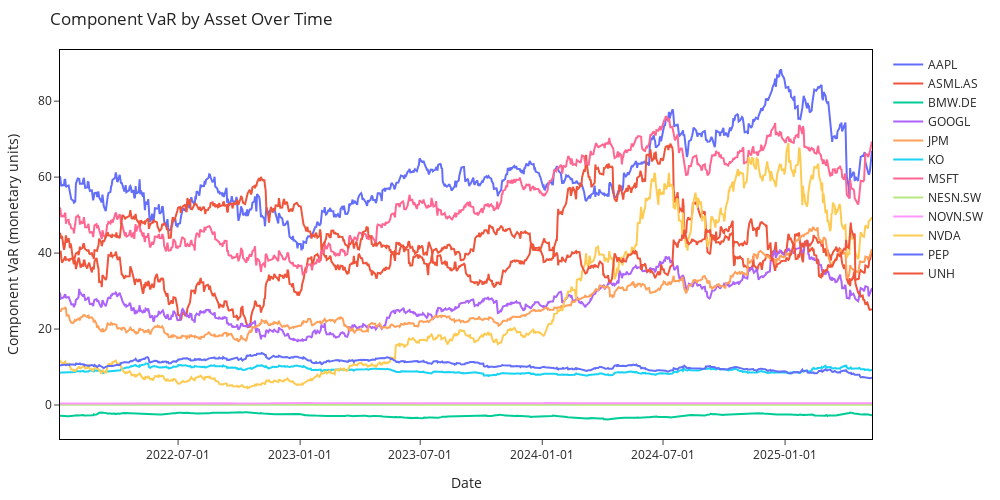

Notebook cell for this chart:
### Code cell
pl.plot_risk_contribution_lines(component_df, interactive=True)

### Figure 1 — Plotly figure (JSON) as saved in the notebook; plotly's stock layout.template omitted (floating-point values rounded to 4 significant figures; data arrays with more than 128 entries replaced by an {"elided": "..."} marker saying what was removed)
{"data": [{"hovertemplate": "Date: %{x}<br>AAPL CVaR = %{y:.2f}<extra></extra>", "line": {"color": "#636EFA"}, "mode": "lines", "name": "AAPL", "type": "scatter", "x": {"elided": "866 str values"}, "y": {"elided": "866 float values"}}, {"hovertemplate": "Date: %{x}<br>ASML.AS CVaR = %{y:.2f}<extra></extra>", "line": {"color": "#EF553B"}, "mode": "lines", "name": "ASML.AS", "type": "scatter", "x": {"elided": "866 str values"}, "y": {"elided": "866 float values"}}, {"hovertemplate": "Date: %{x}<br>BMW.DE CVaR = %{y:.2f}<extra></extra>", "line": {"color": "#00CC96"}, "mode": "lines", "name": "BMW.DE", "type": "scatter", "x": {"elided": "866 str values"}, "y": {"elided": "866 float values"}}, {"hovertemplate": "Date: %{x}<br>GOOGL CVaR = %{y:.2f}<extra></extra>", "line": {"color": "#AB63FA"}, "mode": "lines", "name": "GOOGL", "type": "scatter", "x": {"elided": "866 str values"}, "y": {"elided": "866 float values"}}, {"hovertemplate": "Date: %{x}<br>JPM CVaR = %{y:.2f}<extra></extra>", "line": {"color": "#FFA15A"}, "mode": "lines", "name": "JPM", "type": "scatter", "x": {"elided": "866 str values"}, "y": {"elided": "866 float values"}}, {"hovertemplate": "Date: %{x}<br>KO CVaR = %{y:.2f}<extra></extra>", "line": {"color": "#19D3F3"}, "mode": "lines", "name": "KO", "type": "scatter", "x": {"elided": "866 str values"}, "y": {"elided": "866 float values"}}, {"hovertemplate": "Date: %{x}<br>MSFT CVaR = %{y:.2f}<extra></extra>", "line": {"color": "#FF6692"}, "mode": "lines", "name": "MSFT", "type": "scatter", "x": {"elided": "866 str values"}, "y": {"elided": "866 float values"}}, {"hovertemplate": "Date: %{x}<br>NESN.SW CVaR = %{y:.2f}<extra></extra>", "line": {"color": "#B6E880"}, "mode": "lines", "name": "NESN.SW", "type": "scatter", "x": {"elided": "866 str values"}, "y": {"elided": "866 float values"}}, {"hovertemplate": "Date: %{x}<br>NOVN.SW CVaR = %{y:.2f}<extra></extra>", "line": {"color": "#FF97FF"}, "mode": "lines", "name": "NOVN.SW", "type": "scatter", "x": {"elided": "866 str values"}, "y": {"elided": "866 float values"}}, {"hovertemplate": "Date: %{x}<br>NVDA CVaR = %{y:.2f}<extra></extra>", "line": {"color": "#FECB52"}, "mode": "lines", "name": "NVDA", "type": "scatter", "x": {"elided": "866 str values"}, "y": {"elided": "866 float values"}}, {"hovertemplate": "Date: %{x}<br>PEP CVaR = %{y:.2f}<extra></extra>", "line": {"color": "#636EFA"}, "mode": "lines", "name": "PEP", "type": "scatter", "x": {"elided": "866 str values"}, "y": {"elided": "866 float values"}}, {"hovertemplate": "Date: %{x}<br>UNH CVaR = %{y:.2f}<extra></extra>", "line": {"color": "#EF553B"}, "mode": "lines", "name": "UNH", "type": "scatter", "x": {"elided": "866 str values"}, "y": {"elided": "866 float values"}}], "layout": {"height": 500, "hovermode": "x unified", "margin": {"b": 50, "l": 60, "r": 60, "t": 50}, "paper_bgcolor": "white", "plot_bgcolor": "white", "title": {"text": "Component VaR by Asset Over Time"}, "width": 1000, "xaxis": {"linecolor": "black", "linewidth": 1, "mirror": true, "showline": true, "tickformat": "%Y-%m-%d", "title": {"text": "Date"}}, "yaxis": {"linecolor": "black", "linewidth": 1, "mirror": true, "showline": true, "title": {"text": "Component VaR (monetary units)"}}}}
